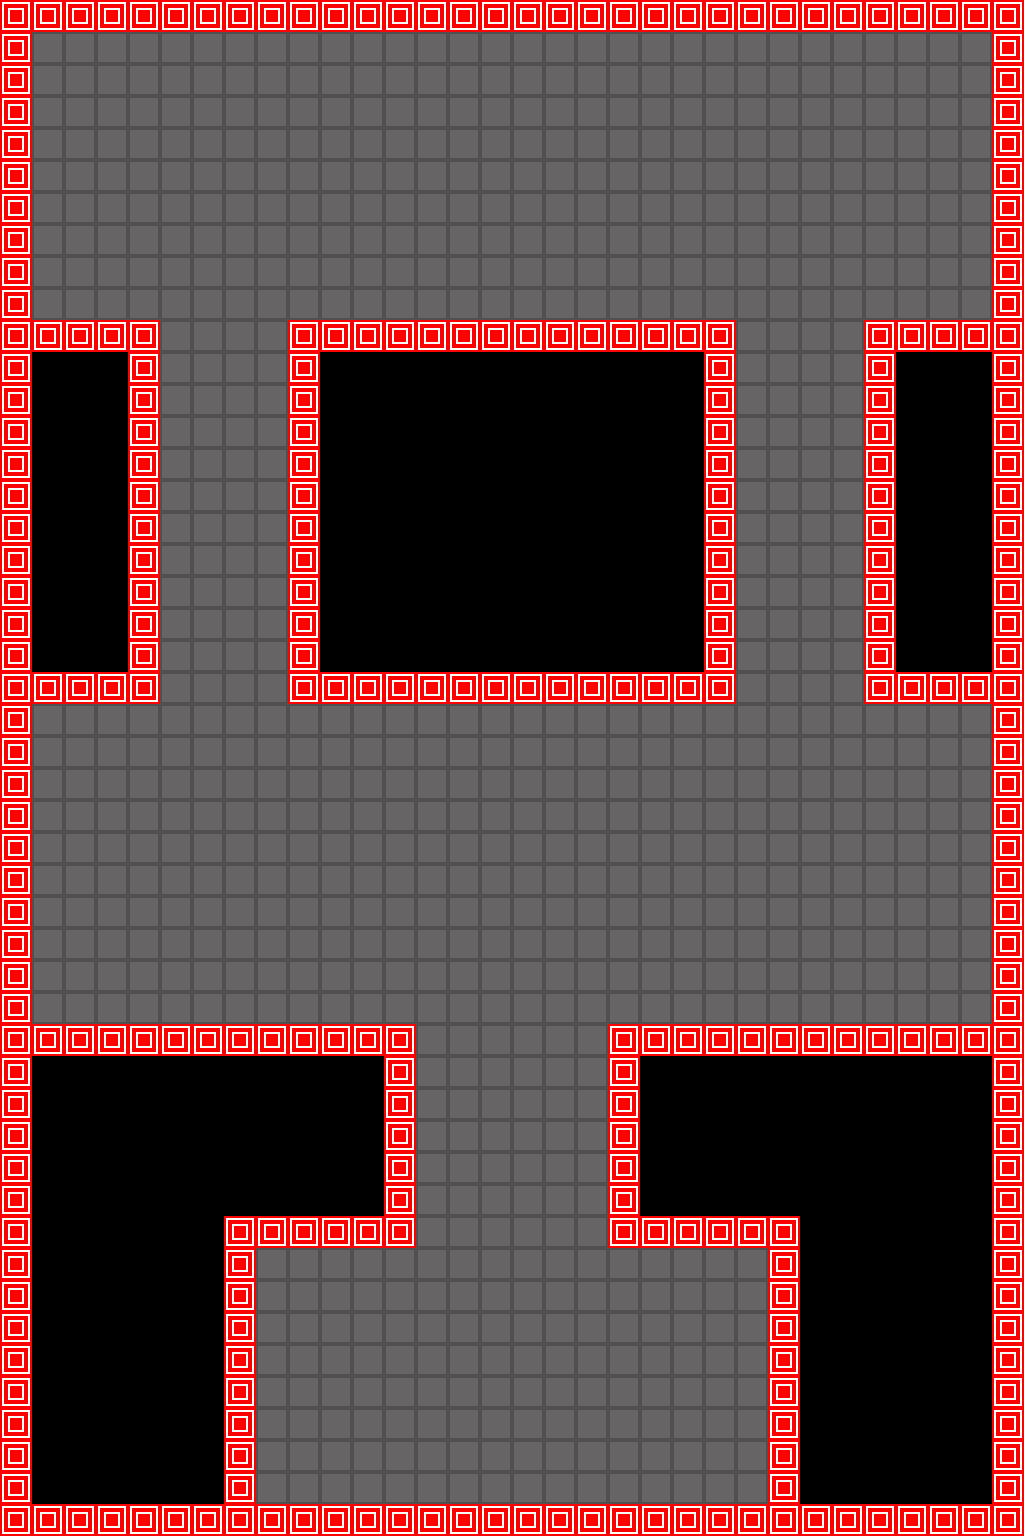

Rendered tile map (Tiled .tmx) drawn with the repository's tilesets; below, a short description and the map source with its tile grids summarised:
An orthogonal 32x48 tile map with 32x32 px tiles, 2 tile layers (world_1, collision), 2 tilesets and 39 objects (20x baddie, 9x grave, 7x musketeer, 2x mage, player).

<map version="1.0" orientation="orthogonal" width="32" height="48" tilewidth="32" tileheight="32">
 <properties>
  <property name="background_color" value="#898989" />
 </properties>
 <tileset firstgid="1" name="metatiles" tilewidth="32" tileheight="32">
  <image source="collision_tiles.png" width="160" height="32" />
  <tile id="0">
   <properties>
    <property name="type" value="solid" />
   </properties>
  </tile>
  <tile id="1">
   <properties>
    <property name="type" value="lslope" />
   </properties>
  </tile>
  <tile id="2">
   <properties>
    <property name="type" value="rslope" />
   </properties>
  </tile>
  <tile id="3">
   <properties>
    <property name="type" value="platform" />
   </properties>
  </tile>
  <tile id="4">
   <properties>
    <property name="type" value="breakable" />
   </properties>
  </tile>
 </tileset>
 <tileset firstgid="6" name="map_normal_1" tilewidth="32" tileheight="32">
  <image source="world_1_1.png" width="1024" height="1024" />
 </tileset>
 <layer name="world_1" width="32" height="48">
  <data>[1536 cells, 1138 non-empty, 2 distinct tile ids]</data>
 </layer>
 <layer name="collision" width="32" height="48">
  <data>[1536 cells, 302 non-empty, 1 distinct tile ids]</data>
 </layer>
 <objectgroup name="entities" width="32" height="48">
  <object name="player" x="481" y="862" width="32" height="32" />
  <object name="baddie" x="449" y="1283" width="32" height="32" />
  <object name="baddie" x="831" y="671" width="32" height="32" />
  <object name="baddie" x="385" y="1282" width="32" height="32" />
  <object name="baddie" x="543" y="1153" width="32" height="32" />
  <object name="baddie" x="451" y="1153" width="32" height="32" />
  <object name="baddie" x="738" y="673" width="32" height="32" />
  <object name="baddie" x="609" y="1279" width="32" height="32" />
  <object name="baddie" x="543" y="1281" width="32" height="32" />
  <object name="baddie" x="611" y="1346" width="32" height="32" />
  <object name="baddie" x="386" y="1344" width="32" height="32" />
  <object name="baddie" x="866" y="130" width="32" height="32" />
  <object name="baddie" x="929" y="192" width="32" height="32" />
  <object name="baddie" x="769" y="97" width="32" height="32" />
  <object name="mage" x="897" y="64" width="32" height="32" />
  <object name="baddie" x="801" y="161" width="32" height="32" />
  <object name="baddie" x="161" y="97" width="32" height="32" />
  <object name="baddie" x="194" y="608" width="32" height="32" />
  <object name="baddie" x="98" y="194" width="32" height="32" />
  <object name="baddie" x="225" y="195" width="32" height="32" />
  <object name="baddie" x="419" y="161" width="32" height="32" />
  <object name="baddie" x="577" y="159" width="32" height="32" />
  <object name="grave" x="287" y="1440" width="32" height="32" />
  <object name="grave" x="351" y="1472" width="32" height="32" />
  <object name="grave" x="64" y="929" width="32" height="32" />
  <object name="musketeer" x="542" y="97" width="32" height="32" />
  <object name="musketeer" x="448" y="98" width="32" height="32" />
  <object name="musketeer" x="766" y="448" width="32" height="32" />
  <object name="musketeer" x="227" y="448" width="32" height="32" />
  <object name="musketeer" x="801" y="511" width="32" height="32" />
  <object name="grave" x="831" y="959" width="32" height="32" />
  <object name="grave" x="161" y="899" width="32" height="32" />
  <object name="grave" x="928" y="889" width="32" height="32" />
  <object name="musketeer" x="544" y="1345" width="32" height="32" />
  <object name="musketeer" x="449" y="1346" width="32" height="32" />
  <object name="mage" x="496" y="1393" width="32" height="32" />
  <object name="grave" x="705" y="1411" width="32" height="32" />
  <object name="grave" x="640" y="1472" width="32" height="32" />
  <object name="grave" x="152" y="956" width="32" height="32" />
 </objectgroup>
</map>